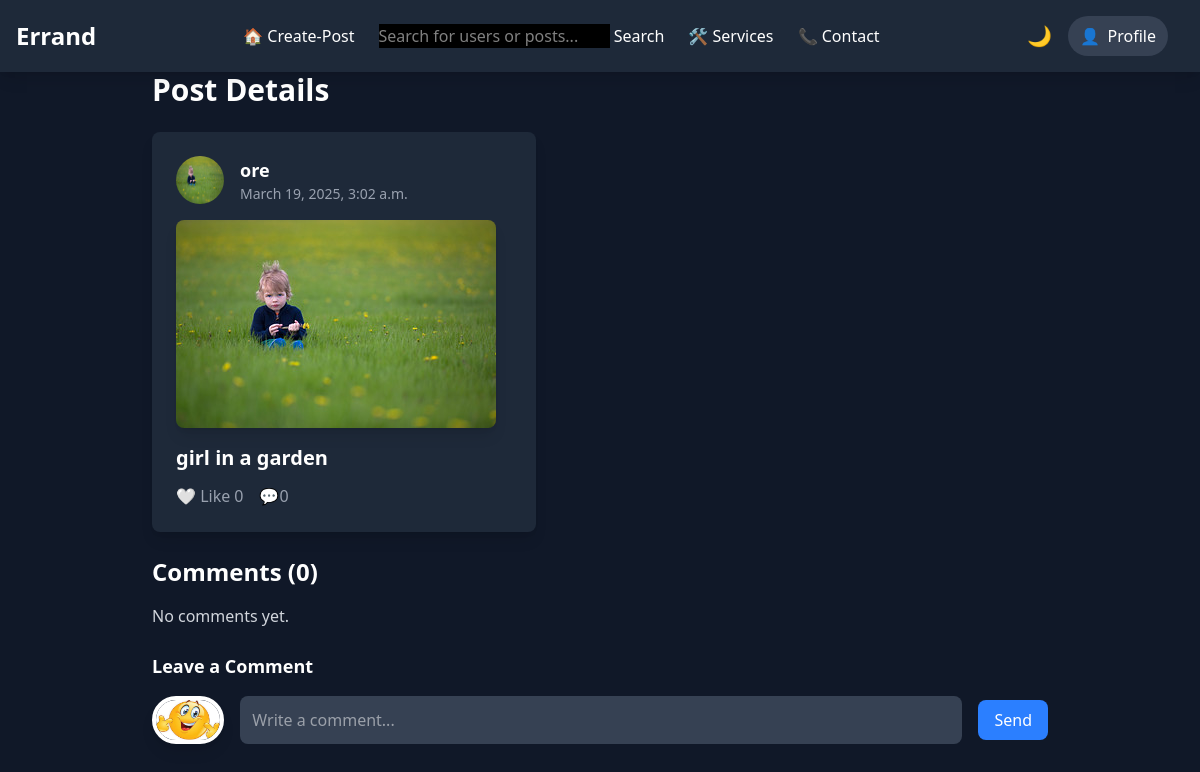
The page /post/088d6788-ed8c-4999-95e5-2636507609ca/ (signed in) on the database as committed earlier.
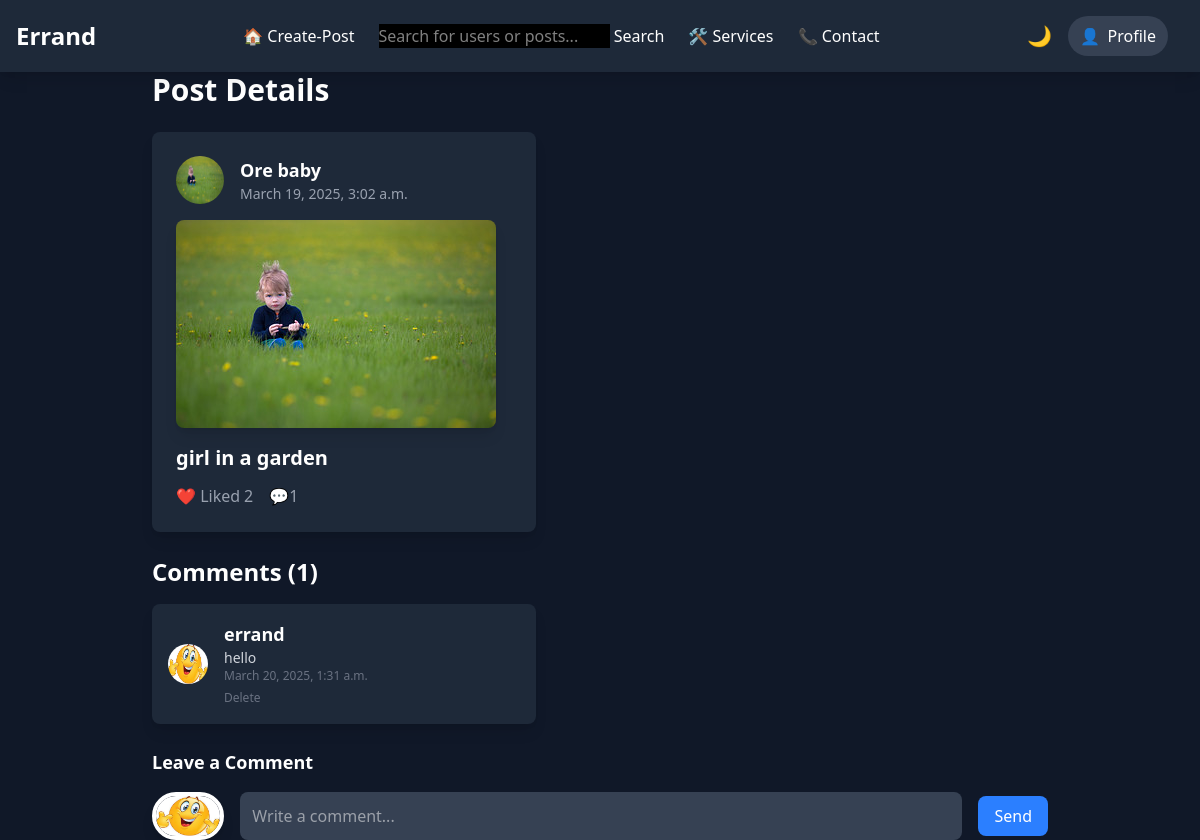
The same page on the database as committed later.
### errandApp/models.py (models this page shows, shortened)
class Post(models.Model):
    id = models.CharField(max_length=100, default=uuid.uuid4, unique=True, primary_key=True, editable=False)
    author = models.ForeignKey(User, on_delete=models.CASCADE)  # User who created the post
    description = models.TextField()  # Post description
    likes = models.ManyToManyField(User, related_name='likedposts',through='LikedPost')
    image = models.ImageField(upload_to='post_images', blank=True, null=True)  # Post image (optional)
    created_at = models.DateTimeField(default=timezone.now)  # Timestamp

class Profile(models.Model):
    user = models.OneToOneField(User, on_delete=models.CASCADE,related_name='profile')
    image = models.ImageField(upload_to='profile_pics', null=True, blank=True)
    fullname = models.CharField(max_length=50, null=True, blank=True)
    email = models.CharField(max_length=20,unique=True,null=True)
    city = models.CharField(max_length=20, null=True, blank=True)
    state = models.CharField(max_length=20, null=True, blank=True)
    country = models.CharField(max_length=20, null=True, blank=True)
    occupation = models.CharField(max_length=30, null=True, blank=True)
    socials = models.CharField(max_length=100, null=True, blank=True)
    bio = models.TextField(null=True, blank=True)
    created = models.DateTimeField(auto_now_add=True)
    @property
    def avatar(self):
        try:
            avatar = self.image.url
        except:
            avatar = static('image/smile.jpeg')
        return avatar
    @property
    def name(self):
        if self.fullname:
            name = self.fullname
        else:
            name = self.user.username
        return name

class Comment(models.Model):
    post = models.ForeignKey(Post, on_delete=models.CASCADE, related_name='comments')
    user = models.ForeignKey(User, on_delete=models.CASCADE)
    text = models.TextField()
    created_at = models.DateTimeField(auto_now_add=True)

### errandApp/views.py (the view)
# urls.py: path('post/<pk>/', views.Single_post, name='single_post'),  # Single post URL
@login_required
def Single_post(request, pk):
    post = get_object_or_404(Post, id=pk)
    comments = post.comments.all().order_by('-created_at')  # Fetch all comments for the post
    likes = post.likes.all()  # Fetch all likes for the post
    if request.method == 'POST':
        form = CommentForm(request.POST)
        if form.is_valid():
            comment = form.save(commit=False)
            comment.post = post
            comment.user = request.user
            comment.save()
            return redirect('single_post', post_id=post.id)
    else:
        form = CommentForm()
    context = {
        'post': post,
        'comments': comments,
        'likes': likes,
        'form': form,
    }
    return render(request, 'singlepost.html', context)

### errandApp/forms.py
class CommentForm(forms.ModelForm):
    class Meta:
        model = Comment
        fields = ['text']

### templates/singlepost.html (shortened to what this page needs)
{% include 'base.html' %}
{% load static %}
{% block content %}
<div class="max-w-4xl mx-auto">
    <h1 class="text-3xl font-bold mb-6">Post Details</h1>
    <div class="bg-gray-800 shadow-lg rounded-lg overflow-hidden p-6 max-w-sm">
        {% if post.author %}
            <div href="{% url 'user_dashboard' username=post.author.username %}" class="flex items-center space-x-4">
                {% if post.author.profile.avatar and post.author.profile.avatar.url != '/media/default.jpg' %}
                <img src="{{ post.author.profile.avatar }}" alt="Profile" class="w-12 h-12 rounded-full">
                {% else %}
                <img src="{% static 'image/smile.jpeg' %}" alt="Profile" class="w-12 h-12 rounded-full">
                {% endif %}
                <div>
                    <a href="{% url 'user_dashboard' username=post.author.username %}">
                    <h2 class="text-lg font-semibold">{{ post.author.profile.name }}</h2>
                    </a>
                    <p class="text-gray-400 text-sm">{{ post.created_at }}</p>
                </div>
            </div>
            {% endif %}
        {% if post.image %}
        <div class="mt-4">
            <img src="{{ post.image.url }}" alt="Post Image" class="rounded-lg shadow-lg">
        </div>
        {% endif %}
        <h3 class="mt-4 text-xl font-bold">{{ post.description }}</h3>
        <div class="mt-3 flex justify-between items-center text-gray-400">
            <div class="flex items-center space-x-4">
                {% include 'partials/like_section.html' %}
                <button class="flex items-center space-x-1 hover:text-green-400">
                    💬 <span>{{ comments.count }}</span>
                </button>
            </div>
        </div>
    </div>
    <div class="mt-6">
    <h2 class="text-2xl font-semibold">Comments (<span id="comment-count">{{ comments.count }}</span>)</h2>
    <div id="comments-list" class="space-y-4 mt-4 max-w-sm" hx-swap="afterbegin transition:true">
        {% for comment in comments %}
        {% include 'partials/comment.html' %}
        {% empty %}
        <p class="text-gray-300">No comments yet.</p>
        {% endfor %}
    </div>
    <div class="mt-6">
        <h2 class="text-lg font-semibold">Leave a Comment</h2>
        <form id="comment-form"
              hx-post="{% url 'add_comment' post.id %}"
              hx-target="#comments-list"
              hx-on::after-request="this"
              hx-swap="afterbegin"
              autocomplete="off"
              class="flex items-center space-x-4 mt-4"
              _="on htmx:afterRequest reset() me">
            {% if profile.image and profile.image.url != '/media/default.jpg' %}
            <img src="{{ profile.image.url }}" alt="User" class="w-12 h-12 rounded-full">
            {% else %}
            <img src="{% static 'image/smile.jpeg' %}" alt="Default Profile Image" class="w-20 h-12 rounded-full object-cover border-4 border-white shadow-lg">
            {% endif %}
            <input type="text" name="text" placeholder="Write a comment..." class="w-full bg-gray-700 text-white p-3 rounded-lg focus:outline-none" required>
            <button type="submit" class="bg-blue-500 px-4 py-2 rounded-lg hover:bg-blue-600">Send</button>
        </form>
    </div>
</div>
</div>
{% endblock %}

### templates/base.html (shortened to what this page needs)
{% load static %}
<!DOCTYPE html>
<html lang="en">
<head>
    <script src="https://cdn.jsdelivr.net/npm/@tailwindcss/browser@4"></script>
</head>
<body class="bg-gray-900 text-white transition-all duration-500">
    <nav class="bg-gray-800 shadow-lg p-4 sticky top-0 w-full">
        <div class="max-w-7xl mx-auto flex justify-between items-center">
            <a href="{% url 'home' %}" class="text-2xl font-bold text-white hover:text-gray-300 transition-all">Errand</a>
            <ul class="hidden md:flex space-x-6">
                {% if user.is_authenticated %}
                <li><a href="{% url 'create_post' %}" class="nav-item" data-page="index">
                    <span class="icon">🏠</span> Create-Post
                </a></li>
                <li>
                    <form action="{% url 'search' %}" method="POST">
                        <input type="text" name="searched" class="text-black-400 bg-black" placeholder="Search for users or posts..." required>
                        <button type="submit">Search</button>
                    </form>
                </li>
                <li><a href="services.html" class="nav-item" data-page="services">
                    <span class="icon">🛠️</span> Services
                </a></li>
                <li><a href="contact.html" class="nav-item" data-page="contact">
                    <span class="icon">📞</span> Contact
                </a></li>
                {% endif %}
            </ul>
            <div class="flex items-center space-x-4">
                <button id="dark-mode-toggle" class="text-xl">🌙</button>
                {% if user.is_authenticated %}
                <div class="relative">
                    <button id="profile-btn" class="flex items-center space-x-2 bg-gray-700 px-3 py-2 rounded-full hover:bg-gray-600">
                        <span>👤</span>
                        <span class="hidden md:inline">Profile</span>
                    </button>
                </div>
                {% endif %}
            </div>
        </div>
    </nav>
</body>
</html>

### templates/partials/like_section.html
<div>
    <div id="like-section-{{ post.id }}" class="flex items-center space-x-1 hover:text-blue-400">
        {% if user.is_authenticated and user != post.author %}
        {% if user in post.likes.all %}
        <a hx-get="{% url 'like-post' post.id %}" class="flex items-center space-x-1         hover:text-blue-400    cursor-pointer "
            hx-target="closest div"
            hx-swap="outerHTML">
            ❤️ Liked
            {% else %}
            <a hx-get="{% url 'like-post' post.id %}" class="flex items-center space-x-1 hover:text-blue-400 cursor-pointer "
            hx-target="closest div"
            hx-swap="outerHTML">
            🤍 Like
            {% endif %}
        </a>
        {% endif %}
        <span> {{ post.likes.count }} </span>
    </div>
</div>

### templates/partials/comment.html (shortened to what this page needs)
{% load static %}
<div class="comment-card p-4 bg-gray-800 rounded-lg shadow-lg">
    {% if comment.user %}
    <div class="flex items-center space-x-4">
        <img src="{{comment.user.profile.avatar}}" alt="User" class="w-10 h-10 rounded-full">
        <div>
            <h3 class="text-lg font-semibold">{{ comment.user.username }}</h3>
            <p class="text-gray-300 text-sm">{{ comment.text }}</p>
            <p class="text-gray-500 text-xs">{{ comment.created_at }}</p>
            {% if user.is_authenticated and comment.user == user %}
            <a href="{% url 'comment-delete' comment.id %}" class="text-gray-500 text-xs">Delete</a>
            {% endif %}
        </div>
    </div>
    {% endif %}
</div>

### templates/base.html (style rules this page uses)
.nav-item { @apply relative px-4 py-2 flex items-center space-x-2 text-lg font-semibold transition-all duration-300 transform hover:-translate-y-1 hover:shadow-[0px_4px_10px_rgba(255,255,255,0.3)]; }
.icon { @apply text-xl; }

### templates/partials/comment.html (style rules this page uses)
.comment-card { animation: fadeIn 0.5s ease-in-out; }

### templates/singlepost.html (style rules this page uses)
.comment-card { transition: transform 0.3s ease, box-shadow 0.3s ease; }

Rows that differ between the two databases and show on the page:
changed through a linked row, Post "girl in a garden": author.profile.name "ore" → "Ore baby"; likes.count "0" → "2"
added Comment: user.username "errand", text "hello", created_at "March 20, 2025, 1:31 a.m.", shows "Delete"
Other text that changed with them:
{{ comments.count }}: "0" → "1"
text no longer shown: "🤍 Like No comments yet."
text now shown: "❤️ Liked"
